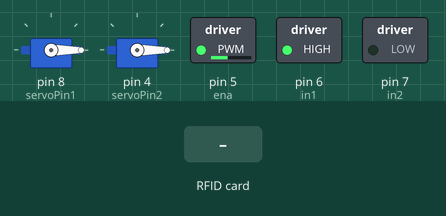
Recording of a sketch running on a simulated Arduino Uno, built with avr-gcc and run on an emulated ATmega328P. Shown: 2 × servo, switched loads named in the sketch (green lamp = pin HIGH). The inputs (shaded band) are chosen by the test bench. The ROS host is connected and sends only what is stated; pins used as bus, display or sensor lines are not drawn; what the sketch prints to the serial monitor is not drawn.

Above: at 1.2 s.
1.3 s: RFID card 4A 41 4B 19 held to the reader
At 4.1 s:
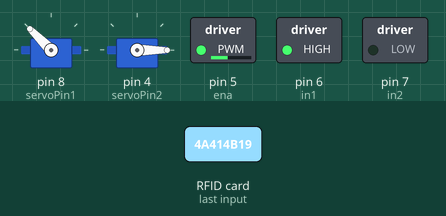
4.3 s: RFID card 7B 64 A1 D5 held to the reader
At 7.2 s:
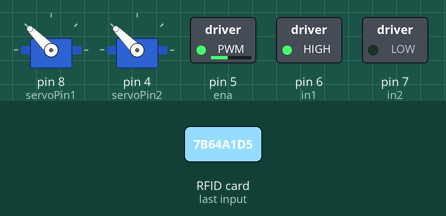
7.3 s: RFID card 4A 41 4B 19 held to the reader
At 9.3 s:
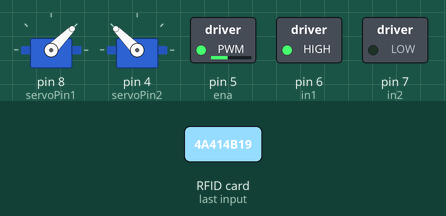
Timing chart, 0 to 11.3 s (numbered marks = the images above; inputs shaded):
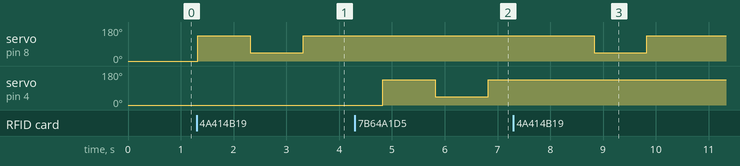

The sketch:

arduino_belt.ino
```cpp
#include <ros.h>
#include <std_msgs/String.h>
#include <SPI.h>
#include <MFRC522.h>
#include <Servo.h>

//tag A:  4A 41 4B 19
//tag B:  7B 64 A1 D5

//************************************************************
//RFID PINS
Servo servo1, servo2;
int servoPin1 = 8;
int servoPin2 = 4;

int a_status = 1;
int b_status = 0;

#define SS_PIN 10
#define RST_PIN 9
MFRC522 mfrc522(SS_PIN, RST_PIN);   // Create MFRC522 instance.


//MOTOR PINS
int in1 = 6;
int in2 = 7;
int ena = 5;
int spd = 105 ;

//ROS STUFF
ros::NodeHandle n;

std_msgs::String arduino_msg;

ros::Publisher container_status("container_status", &arduino_msg);
//***********************************************************


void rfid_setup()
{
  SPI.begin();      // Initiate  SPI bus
  mfrc522.PCD_Init();   // Initiate MFRC522
  Serial.println("Approximate your card to the reader...");
  Serial.println();
  servo1.attach(servoPin1);
  servo1.write(0);
  servo2.attach(servoPin2);
  servo2.write(0);
}

void motor_setup()
{
  pinMode(in1, OUTPUT);
  pinMode(in2, OUTPUT);
  pinMode(ena, OUTPUT);
  digitalWrite(in1, HIGH);
  digitalWrite(in2, LOW);

  analogWrite(ena, spd);
}

void setup()
{
  Serial.begin(9600);   // Initiate a serial communication

  rfid_setup();

  motor_setup();

  n.getHardware()->setBaud(9600);
  n.initNode();
  n.advertise(container_status);
}

void loop()
{
  n.spinOnce();

  // Look for new cards
  if ( ! mfrc522.PICC_IsNewCardPresent())
  {
    return;
  }
  // Select one of the cards
  if ( ! mfrc522.PICC_ReadCardSerial())
  {
    return;
  }
  String content= "";
  byte letter;
  for (byte i = 0; i < mfrc522.uid.size; i++)
  {
     content.concat(String(mfrc522.uid.uidByte[i] < 0x10 ? " 0" : " "));
     content.concat(String(mfrc522.uid.uidByte[i], HEX));
  }
  content.toUpperCase();
  if (content.substring(1) == "4A 41 4B 19") //change here the UID of the card/cards that you want to give access
  {
    arduino_msg.data = "a";
    container_status.publish(&arduino_msg);
    servo1.write(135);
    delay(1000);
    servo1.write(45);
    delay(1000);
    servo1.write(135);
    delay(1000);
  }
  if (content.substring(1) == "7B 64 A1 D5") //change here the UID of the card/cards that you want to give access
  {
    arduino_msg.data = "b";
    container_status.publish(&arduino_msg);
    servo2.write(135);
    delay(1000);
    servo2.write(45);
    delay(1000);
    servo2.write(135);
    delay(1000);
  }
  else
  {
    delay(500);
  }


}
```

Measured:
- after the input at 1.3 s, servo on pin 8 (servoPin1): 0° → 135° at once, → 45° 1.0 s later, → 135° 1.0 s later
- after the input at 4.3 s, servo on pin 4 (servoPin2): 0° → 135° after 0.52 s, → 45° 1.0 s later, → 135° 1.0 s later
- after the input at 7.3 s, servo on pin 8 (servoPin1): 135° → 45° after 1.5 s, → 135° 1.0 s later
